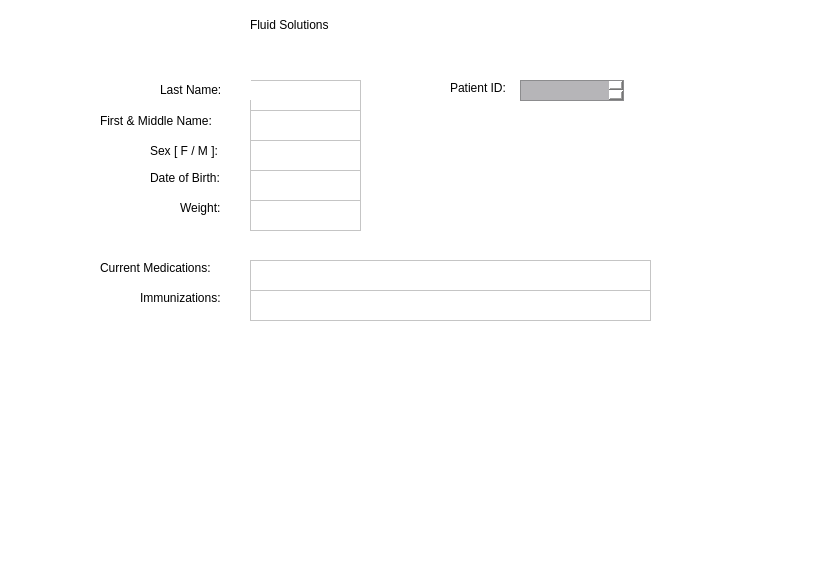
<?xml version="1.0" encoding="UTF-8"?>
<ui version="4.0">
 <class>MainWindow</class>
 <widget class="QMainWindow" name="MainWindow">
  <property name="geometry">
   <rect>
    <x>0</x>
    <y>0</y>
    <width>825</width>
    <height>561</height>
   </rect>
  </property>
  <property name="windowTitle">
   <string>MainWindow</string>
  </property>
  <property name="styleSheet">
   <string notr="true">background-color: rgb(255, 255, 255)</string>
  </property>
  <widget class="QWidget" name="centralwidget">
   <widget class="QLabel" name="label">
    <property name="geometry">
     <rect>
      <x>250</x>
      <y>-1</y>
      <width>301</width>
      <height>51</height>
     </rect>
    </property>
    <property name="styleSheet">
     <string notr="true">font: 48pt &quot;Times New Roman&quot;;</string>
    </property>
    <property name="text">
     <string>Fluid Solutions</string>
    </property>
   </widget>
   <widget class="QLabel" name="label_2">
    <property name="geometry">
     <rect>
      <x>150</x>
      <y>140</y>
      <width>81</width>
      <height>21</height>
     </rect>
    </property>
    <property name="text">
     <string>Sex [ F / M ]:</string>
    </property>
   </widget>
   <widget class="QTextEdit" name="textEdit">
    <property name="geometry">
     <rect>
      <x>250</x>
      <y>110</y>
      <width>111</width>
      <height>31</height>
     </rect>
    </property>
    <property name="html">
     <string>&lt;!DOCTYPE HTML PUBLIC &quot;-//W3C//DTD HTML 4.0//EN&quot; &quot;http://www.w3.org/TR/REC-html40/strict.dtd&quot;&gt;
&lt;html&gt;&lt;head&gt;&lt;meta name=&quot;qrichtext&quot; content=&quot;1&quot; /&gt;&lt;meta charset=&quot;utf-8&quot; /&gt;&lt;style type=&quot;text/css&quot;&gt;
p, li { white-space: pre-wrap; }
hr { height: 1px; border-width: 0; }
li.unchecked::marker { content: &quot;\2610&quot;; }
li.checked::marker { content: &quot;\2612&quot;; }
&lt;/style&gt;&lt;/head&gt;&lt;body style=&quot; font-family:'.AppleSystemUIFont'; font-size:13pt; font-weight:400; font-style:normal;&quot;&gt;
&lt;p style=&quot;-qt-paragraph-type:empty; margin-top:0px; margin-bottom:0px; margin-left:0px; margin-right:0px; -qt-block-indent:0; text-indent:0px;&quot;&gt;&lt;br /&gt;&lt;/p&gt;&lt;/body&gt;&lt;/html&gt;</string>
    </property>
   </widget>
   <widget class="QLabel" name="label_3">
    <property name="geometry">
     <rect>
      <x>100</x>
      <y>110</y>
      <width>131</width>
      <height>21</height>
     </rect>
    </property>
    <property name="text">
     <string>First &amp; Middle Name:</string>
    </property>
   </widget>
   <widget class="QTextEdit" name="textEdit_2">
    <property name="geometry">
     <rect>
      <x>250</x>
      <y>140</y>
      <width>111</width>
      <height>31</height>
     </rect>
    </property>
    <property name="html">
     <string>&lt;!DOCTYPE HTML PUBLIC &quot;-//W3C//DTD HTML 4.0//EN&quot; &quot;http://www.w3.org/TR/REC-html40/strict.dtd&quot;&gt;
&lt;html&gt;&lt;head&gt;&lt;meta name=&quot;qrichtext&quot; content=&quot;1&quot; /&gt;&lt;meta charset=&quot;utf-8&quot; /&gt;&lt;style type=&quot;text/css&quot;&gt;
p, li { white-space: pre-wrap; }
hr { height: 1px; border-width: 0; }
li.unchecked::marker { content: &quot;\2610&quot;; }
li.checked::marker { content: &quot;\2612&quot;; }
&lt;/style&gt;&lt;/head&gt;&lt;body style=&quot; font-family:'.AppleSystemUIFont'; font-size:13pt; font-weight:400; font-style:normal;&quot;&gt;
&lt;p style=&quot;-qt-paragraph-type:empty; margin-top:0px; margin-bottom:0px; margin-left:0px; margin-right:0px; -qt-block-indent:0; text-indent:0px;&quot;&gt;&lt;br /&gt;&lt;/p&gt;&lt;/body&gt;&lt;/html&gt;</string>
    </property>
   </widget>
   <widget class="QLabel" name="label_5">
    <property name="geometry">
     <rect>
      <x>180</x>
      <y>200</y>
      <width>51</width>
      <height>16</height>
     </rect>
    </property>
    <property name="text">
     <string>Weight: </string>
    </property>
   </widget>
   <widget class="QLabel" name="label_6">
    <property name="geometry">
     <rect>
      <x>150</x>
      <y>170</y>
      <width>81</width>
      <height>16</height>
     </rect>
    </property>
    <property name="text">
     <string>Date of Birth: </string>
    </property>
   </widget>
   <widget class="QLabel" name="label_8">
    <property name="geometry">
     <rect>
      <x>100</x>
      <y>260</y>
      <width>131</width>
      <height>16</height>
     </rect>
    </property>
    <property name="text">
     <string>Current Medications: </string>
    </property>
   </widget>
   <widget class="QLabel" name="label_10">
    <property name="geometry">
     <rect>
      <x>140</x>
      <y>290</y>
      <width>91</width>
      <height>16</height>
     </rect>
    </property>
    <property name="text">
     <string>Immunizations:</string>
    </property>
   </widget>
   <widget class="QTextEdit" name="textEdit_3">
    <property name="geometry">
     <rect>
      <x>250</x>
      <y>170</y>
      <width>111</width>
      <height>31</height>
     </rect>
    </property>
    <property name="html">
     <string>&lt;!DOCTYPE HTML PUBLIC &quot;-//W3C//DTD HTML 4.0//EN&quot; &quot;http://www.w3.org/TR/REC-html40/strict.dtd&quot;&gt;
&lt;html&gt;&lt;head&gt;&lt;meta name=&quot;qrichtext&quot; content=&quot;1&quot; /&gt;&lt;meta charset=&quot;utf-8&quot; /&gt;&lt;style type=&quot;text/css&quot;&gt;
p, li { white-space: pre-wrap; }
hr { height: 1px; border-width: 0; }
li.unchecked::marker { content: &quot;\2610&quot;; }
li.checked::marker { content: &quot;\2612&quot;; }
&lt;/style&gt;&lt;/head&gt;&lt;body style=&quot; font-family:'.AppleSystemUIFont'; font-size:13pt; font-weight:400; font-style:normal;&quot;&gt;
&lt;p style=&quot;-qt-paragraph-type:empty; margin-top:0px; margin-bottom:0px; margin-left:0px; margin-right:0px; -qt-block-indent:0; text-indent:0px;&quot;&gt;&lt;br /&gt;&lt;/p&gt;&lt;/body&gt;&lt;/html&gt;</string>
    </property>
   </widget>
   <widget class="QTextEdit" name="textEdit_5">
    <property name="geometry">
     <rect>
      <x>250</x>
      <y>290</y>
      <width>401</width>
      <height>31</height>
     </rect>
    </property>
    <property name="html">
     <string>&lt;!DOCTYPE HTML PUBLIC &quot;-//W3C//DTD HTML 4.0//EN&quot; &quot;http://www.w3.org/TR/REC-html40/strict.dtd&quot;&gt;
&lt;html&gt;&lt;head&gt;&lt;meta name=&quot;qrichtext&quot; content=&quot;1&quot; /&gt;&lt;meta charset=&quot;utf-8&quot; /&gt;&lt;style type=&quot;text/css&quot;&gt;
p, li { white-space: pre-wrap; }
hr { height: 1px; border-width: 0; }
li.unchecked::marker { content: &quot;\2610&quot;; }
li.checked::marker { content: &quot;\2612&quot;; }
&lt;/style&gt;&lt;/head&gt;&lt;body style=&quot; font-family:'.AppleSystemUIFont'; font-size:13pt; font-weight:400; font-style:normal;&quot;&gt;
&lt;p style=&quot;-qt-paragraph-type:empty; margin-top:0px; margin-bottom:0px; margin-left:0px; margin-right:0px; -qt-block-indent:0; text-indent:0px;&quot;&gt;&lt;br /&gt;&lt;/p&gt;&lt;/body&gt;&lt;/html&gt;</string>
    </property>
   </widget>
   <widget class="QTextEdit" name="textEdit_6">
    <property name="geometry">
     <rect>
      <x>250</x>
      <y>200</y>
      <width>111</width>
      <height>31</height>
     </rect>
    </property>
    <property name="html">
     <string>&lt;!DOCTYPE HTML PUBLIC &quot;-//W3C//DTD HTML 4.0//EN&quot; &quot;http://www.w3.org/TR/REC-html40/strict.dtd&quot;&gt;
&lt;html&gt;&lt;head&gt;&lt;meta name=&quot;qrichtext&quot; content=&quot;1&quot; /&gt;&lt;meta charset=&quot;utf-8&quot; /&gt;&lt;style type=&quot;text/css&quot;&gt;
p, li { white-space: pre-wrap; }
hr { height: 1px; border-width: 0; }
li.unchecked::marker { content: &quot;\2610&quot;; }
li.checked::marker { content: &quot;\2612&quot;; }
&lt;/style&gt;&lt;/head&gt;&lt;body style=&quot; font-family:'.AppleSystemUIFont'; font-size:13pt; font-weight:400; font-style:normal;&quot;&gt;
&lt;p style=&quot;-qt-paragraph-type:empty; margin-top:0px; margin-bottom:0px; margin-left:0px; margin-right:0px; -qt-block-indent:0; text-indent:0px;&quot;&gt;&lt;br /&gt;&lt;/p&gt;&lt;/body&gt;&lt;/html&gt;</string>
    </property>
   </widget>
   <widget class="QTextEdit" name="textEdit_7">
    <property name="geometry">
     <rect>
      <x>250</x>
      <y>260</y>
      <width>401</width>
      <height>31</height>
     </rect>
    </property>
    <property name="html">
     <string>&lt;!DOCTYPE HTML PUBLIC &quot;-//W3C//DTD HTML 4.0//EN&quot; &quot;http://www.w3.org/TR/REC-html40/strict.dtd&quot;&gt;
&lt;html&gt;&lt;head&gt;&lt;meta name=&quot;qrichtext&quot; content=&quot;1&quot; /&gt;&lt;meta charset=&quot;utf-8&quot; /&gt;&lt;style type=&quot;text/css&quot;&gt;
p, li { white-space: pre-wrap; }
hr { height: 1px; border-width: 0; }
li.unchecked::marker { content: &quot;\2610&quot;; }
li.checked::marker { content: &quot;\2612&quot;; }
&lt;/style&gt;&lt;/head&gt;&lt;body style=&quot; font-family:'.AppleSystemUIFont'; font-size:13pt; font-weight:400; font-style:normal;&quot;&gt;
&lt;p style=&quot;-qt-paragraph-type:empty; margin-top:0px; margin-bottom:0px; margin-left:0px; margin-right:0px; -qt-block-indent:0; text-indent:0px;&quot;&gt;&lt;br /&gt;&lt;/p&gt;&lt;/body&gt;&lt;/html&gt;</string>
    </property>
   </widget>
   <widget class="QTextEdit" name="textEdit_9">
    <property name="geometry">
     <rect>
      <x>250</x>
      <y>80</y>
      <width>111</width>
      <height>31</height>
     </rect>
    </property>
    <property name="html">
     <string>&lt;!DOCTYPE HTML PUBLIC &quot;-//W3C//DTD HTML 4.0//EN&quot; &quot;http://www.w3.org/TR/REC-html40/strict.dtd&quot;&gt;
&lt;html&gt;&lt;head&gt;&lt;meta name=&quot;qrichtext&quot; content=&quot;1&quot; /&gt;&lt;meta charset=&quot;utf-8&quot; /&gt;&lt;style type=&quot;text/css&quot;&gt;
p, li { white-space: pre-wrap; }
hr { height: 1px; border-width: 0; }
li.unchecked::marker { content: &quot;\2610&quot;; }
li.checked::marker { content: &quot;\2612&quot;; }
&lt;/style&gt;&lt;/head&gt;&lt;body style=&quot; font-family:'.AppleSystemUIFont'; font-size:13pt; font-weight:400; font-style:normal;&quot;&gt;
&lt;p style=&quot;-qt-paragraph-type:empty; margin-top:0px; margin-bottom:0px; margin-left:0px; margin-right:0px; -qt-block-indent:0; text-indent:0px;&quot;&gt;&lt;br /&gt;&lt;/p&gt;&lt;/body&gt;&lt;/html&gt;</string>
    </property>
   </widget>
   <widget class="QLabel" name="label_11">
    <property name="geometry">
     <rect>
      <x>160</x>
      <y>80</y>
      <width>91</width>
      <height>20</height>
     </rect>
    </property>
    <property name="text">
     <string>Last Name:</string>
    </property>
   </widget>
   <widget class="QLabel" name="label_12">
    <property name="geometry">
     <rect>
      <x>450</x>
      <y>80</y>
      <width>71</width>
      <height>16</height>
     </rect>
    </property>
    <property name="text">
     <string>Patient ID:</string>
    </property>
   </widget>
   <widget class="QTextEdit" name="textEdit_10">
    <property name="geometry">
     <rect>
      <x>520</x>
      <y>80</y>
      <width>104</width>
      <height>21</height>
     </rect>
    </property>
    <property name="styleSheet">
     <string notr="true">background-color: rgb(182, 181, 184);</string>
    </property>
    <property name="html">
     <string>&lt;!DOCTYPE HTML PUBLIC &quot;-//W3C//DTD HTML 4.0//EN&quot; &quot;http://www.w3.org/TR/REC-html40/strict.dtd&quot;&gt;
&lt;html&gt;&lt;head&gt;&lt;meta name=&quot;qrichtext&quot; content=&quot;1&quot; /&gt;&lt;meta charset=&quot;utf-8&quot; /&gt;&lt;style type=&quot;text/css&quot;&gt;
p, li { white-space: pre-wrap; }
hr { height: 1px; border-width: 0; }
li.unchecked::marker { content: &quot;\2610&quot;; }
li.checked::marker { content: &quot;\2612&quot;; }
&lt;/style&gt;&lt;/head&gt;&lt;body style=&quot; font-family:'.AppleSystemUIFont'; font-size:13pt; font-weight:400; font-style:normal;&quot;&gt;
&lt;p style=&quot;-qt-paragraph-type:empty; margin-top:0px; margin-bottom:0px; margin-left:0px; margin-right:0px; -qt-block-indent:0; text-indent:0px;&quot;&gt;&lt;br /&gt;&lt;/p&gt;&lt;/body&gt;&lt;/html&gt;</string>
    </property>
   </widget>
  </widget>
  <widget class="QMenuBar" name="menubar">
   <property name="geometry">
    <rect>
     <x>0</x>
     <y>0</y>
     <width>825</width>
     <height>24</height>
    </rect>
   </property>
  </widget>
  <widget class="QStatusBar" name="statusbar"/>
 </widget>
 <resources/>
 <connections/>
</ui>
